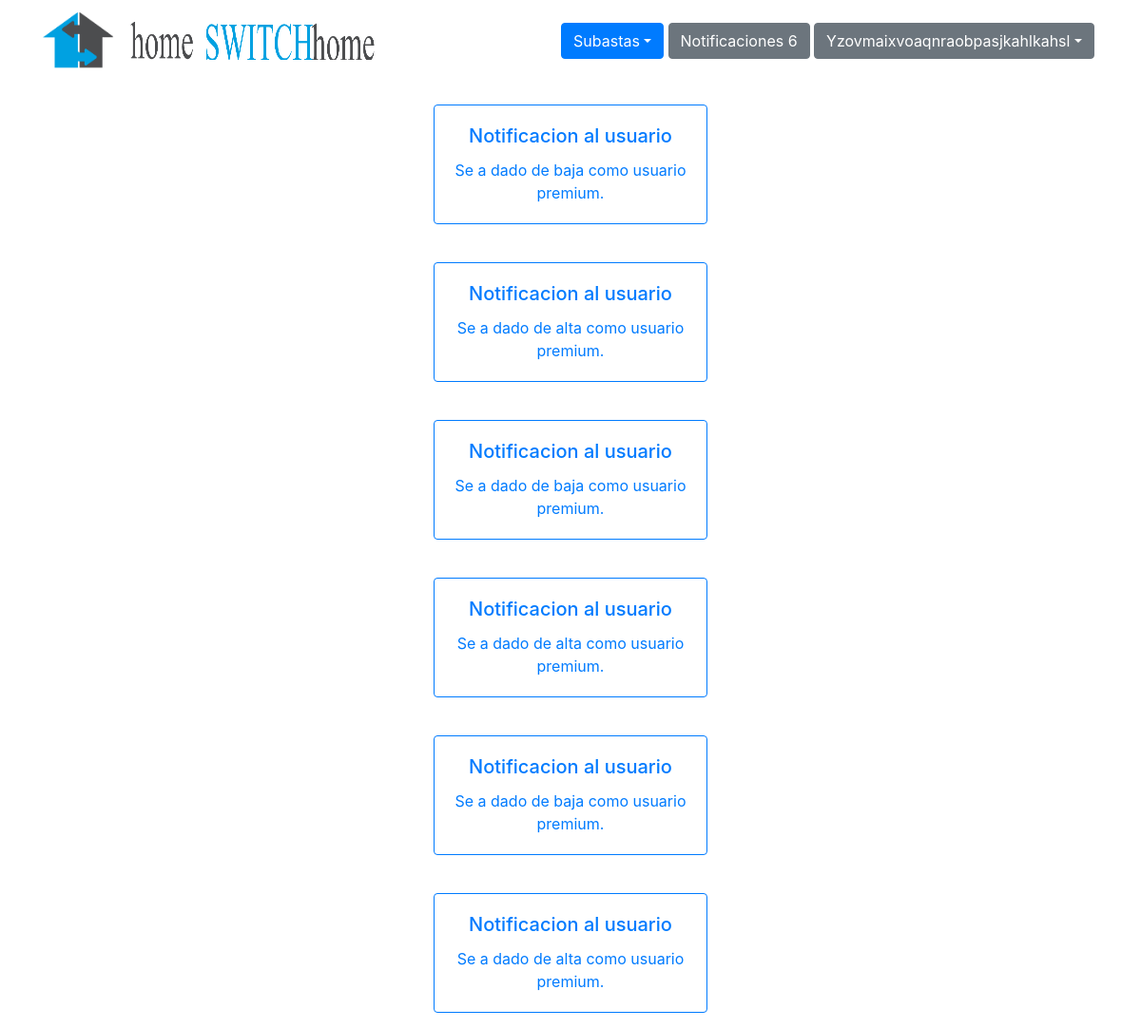
Page /listado-notificacion.php (signed in) on the committed database.
### tables this page shows
CREATE TABLE `notificacion` (
  `id` int(11) NOT NULL,
  `id_usuario` int(3) NOT NULL,
  `mensaje` varchar(255) NOT NULL,
  `dsa_ROT13` varchar(255) NOT NULL
);

### listado-notificacion.php (the view, shortened to what this page needs)
<?php
include("estilo.php");
include("nav.php");
$user = $_SESSION['id'];
$resultado = mysqli_query($link,"SELECT * FROM notificacion WHERE id_usuario = '$user' ORDER BY id DESC");
while($res = mysqli_fetch_array($resultado)){
?>
<div align="center">
<div class="card border-primary mb-3" style="max-width: 18rem;">
  <div class="card-body text-primary">
    <h5 class="card-title">Notificacion al usuario</h5>
    <p class="card-text"><?php echo $res['mensaje'];?></p>
  </div>
</div>
</div>
<?php } ?>

### rows in the picture
notificacion: mensaje "Se a dado de baja como usuario premium."
notificacion: mensaje "Se a dado de alta como usuario premium."
notificacion: mensaje "Se a dado de baja como usuario premium."
notificacion: mensaje "Se a dado de alta como usuario premium."
notificacion: mensaje "Se a dado de baja como usuario premium."
notificacion: mensaje "Se a dado de alta como usuario premium."

### other values in the picture
$cantidad "6"
$_SESSION['usuario'] "Yzovmaixvoaqnraobpasjkahlkahsl"
